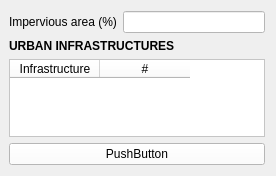
               <widget class="QWidget" name="Built_Box">
                <property name="geometry">
                 <rect>
                  <x>0</x>
                  <y>0</y>
                  <width>274</width>
                  <height>176</height>
                 </rect>
                </property>
                <attribute name="label">
                 <string>BUILT ENVIRONMENT</string>
                </attribute>
                <layout class="QVBoxLayout" name="verticalLayout_29">
                 <property name="leftMargin">
                  <number>9</number>
                 </property>
                 <item>
                  <layout class="QFormLayout" name="Built_Form">
                   <item row="0" column="0">
                    <widget class="QLabel" name="imperviousAreaLabel_2">
                     <property name="text">
                      <string>Impervious area (%)</string>
                     </property>
                    </widget>
                   </item>
                   <item row="0" column="1">
                    <widget class="QLineEdit" name="imperviousAreaLineEdit_2">
                     <property name="styleSheet">
                      <string notr="true">background-color: rgb(255, 255, 255);</string>
                     </property>
                    </widget>
                   </item>
                  </layout>
                 </item>
                 <item>
                  <widget class="QLabel" name="Infras_Label">
                   <property name="sizePolicy">
                    <sizepolicy hsizetype="Preferred" vsizetype="Minimum">
                     <horstretch>0</horstretch>
                     <verstretch>0</verstretch>
                    </sizepolicy>
                   </property>
                   <property name="maximumSize">
                    <size>
                     <width>16777215</width>
                     <height>15</height>
                    </size>
                   </property>
                   <property name="whatsThis">
                    <string/>
                   </property>
                   <property name="styleSheet">
                    <string notr="true">background-color: rgba(0, 0, 0, 0);
Qlabel{font-size: 5 px}</string>
                   </property>
                   <property name="text">
                    <string>&lt;html&gt;&lt;head/&gt;&lt;body&gt;&lt;p&gt;&lt;span style=&quot; font-weight:700;&quot;&gt;URBAN INFRASTRUCTURES&lt;/span&gt;&lt;/p&gt;&lt;/body&gt;&lt;/html&gt;</string>
                   </property>
                   <property name="textFormat">
                    <enum>Qt::RichText</enum>
                   </property>
                   <property name="margin">
                    <number>0</number>
                   </property>
                  </widget>
                 </item>
                 <item>
                  <widget class="QTableWidget" name="Infras_Table">
                   <property name="sizePolicy">
                    <sizepolicy hsizetype="MinimumExpanding" vsizetype="Expanding">
                     <horstretch>0</horstretch>
                     <verstretch>0</verstretch>
                    </sizepolicy>
                   </property>
                   <property name="styleSheet">
                    <string notr="true">background-color: white</string>
                   </property>
                   <property name="autoScrollMargin">
                    <number>10</number>
                   </property>
                   <property name="alternatingRowColors">
                    <bool>false</bool>
                   </property>
                   <property name="showGrid">
                    <bool>true</bool>
                   </property>
                   <property name="rowCount">
                    <number>0</number>
                   </property>
                   <property name="columnCount">
                    <number>2</number>
                   </property>
                   <attribute name="horizontalHeaderCascadingSectionResizes">
                    <bool>false</bool>
                   </attribute>
                   <attribute name="horizontalHeaderMinimumSectionSize">
                    <number>25</number>
                   </attribute>
                   <attribute name="horizontalHeaderDefaultSectionSize">
                    <number>90</number>
                   </attribute>
                   <attribute name="horizontalHeaderHighlightSections">
                    <bool>true</bool>
                   </attribute>
                   <attribute name="horizontalHeaderShowSortIndicator" stdset="0">
                    <bool>false</bool>
                   </attribute>
                   <attribute name="horizontalHeaderStretchLastSection">
                    <bool>false</bool>
                   </attribute>
                   <attribute name="verticalHeaderCascadingSectionResizes">
                    <bool>false</bool>
                   </attribute>
                   <attribute name="verticalHeaderMinimumSectionSize">
                    <number>20</number>
                   </attribute>
                   <attribute name="verticalHeaderShowSortIndicator" stdset="0">
                    <bool>false</bool>
                   </attribute>
                   <attribute name="verticalHeaderStretchLastSection">
                    <bool>false</bool>
                   </attribute>
                   <column>
                    <property name="text">
                     <string>Infrastructure</string>
                    </property>
                   </column>
                   <column>
                    <property name="text">
                     <string>#</string>
                    </property>
                   </column>
                  </widget>
                 </item>
                 <item>
                  <widget class="QPushButton" name="pushButton_3">
                   <property name="styleSheet">
                    <string notr="true">background-color: white</string>
                   </property>
                   <property name="text">
                    <string>PushButton</string>
                   </property>
                  </widget>
                 </item>
                 <item>
                  <spacer name="verticalSpacer_16">
                   <property name="orientation">
                    <enum>Qt::Vertical</enum>
                   </property>
                   <property name="sizeHint" stdset="0">
                    <size>
                     <width>20</width>
                     <height>40</height>
                    </size>
                   </property>
                  </spacer>
                 </item>
                </layout>
               </widget>
